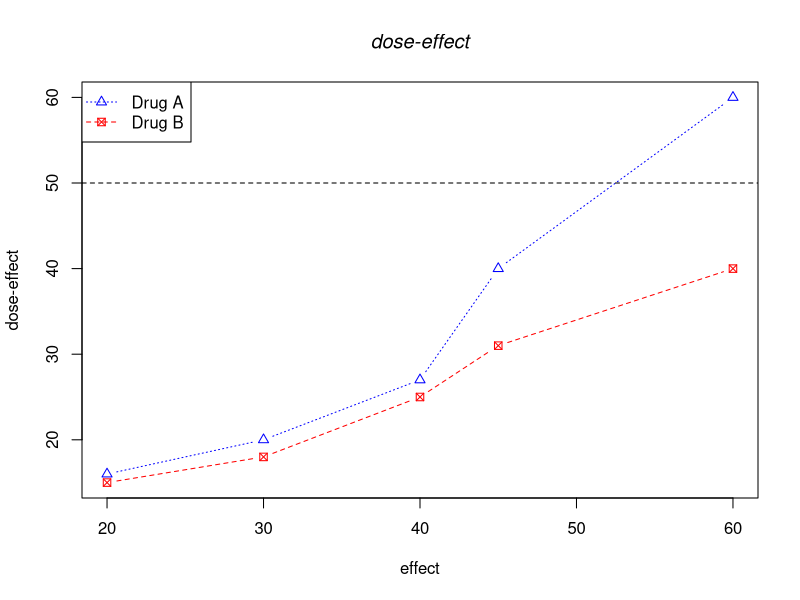

The R script that drew this image:


# 
# x<-seq(-2*pi,2*pi,by=0.5)
# y<-sin(x)
# 
# 
# plot(x,y,type="b",lty=3,col="blue", main="График y=cos(x)",font.main=4,pch=1,ylab="cos(x)")
# lines(x,y,type="b",lty=1, pch=2,col="red")
# 
# abline(h=0,lty=2)


data <- data.frame(Dose = c(20, 30, 40, 45, 60),
                   DrugA = c(16, 20, 27, 40, 60),
                   DrugB = c(15, 18, 25, 31, 40))

plot(data$Dose, data$DrugA, type = "b", col = "blue", xlab = "effect", ylab = "dose-effect", main="dose-effect", font.main=3
      , lwd = 1, pch=2, xlim=c(20,60), ylim=c(15,60), lty=3)
lines(data$Dose, data$DrugB, col = "red", type="b",pch=7, lty=2)
legend("topleft", c("Drug A", "Drug B"), col = c("blue", "red"), lty = c(3,2), pch=c(2,7),cex = 1)
abline(h=50,lty=2)
# 
# xy<-locator(1)


# data("InsectSprays")

# boxplot(count~spray, data=InsectSprays,notch=2)